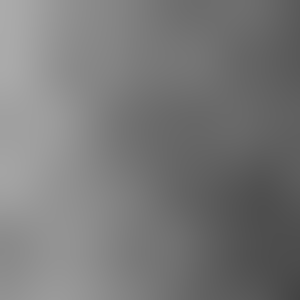
Frame 1 (no input)
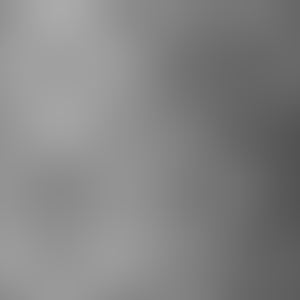
Frame 60 (no input)
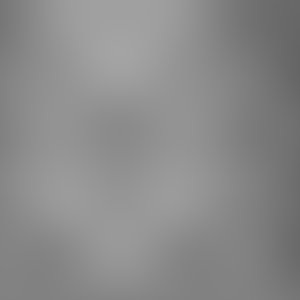
Frame 120 (the mouse pressed at the canvas centre since frame 60)

The p5.js sketch that drew these frames (run headless with seeded random() and noise() and a simulated clock; from frame 60 on, the mouse is pressed at the canvas centre):

// p5.js sketch
// ── sketch.js
let incremento = 0.01;
let startX = 0;
let startY = 0;
let rSlider;

function setup(){
    createCanvas(300, 300);
    rSlider = createSlider(0, 500, 20);
}

function draw(){
    incremento = rSlider.value()/10000;
    let yoff = startY;
    loadPixels();
    for (let y = 0; y < height; y++){
        let xoff = startX;
        for (let x = 0; x < width; x++){   
            let index = (x + y * width) * 4;
            let r = noise(xoff, yoff) * 255;
            pixels[index+0] = r;
            pixels[index+1] = r;
            pixels[index+2] = r;
            pixels[index+3] = 255;

            xoff += incremento;
        }

        yoff += incremento;
    }
    updatePixels()
    startY += incremento;
    startX -= incremento;
}
